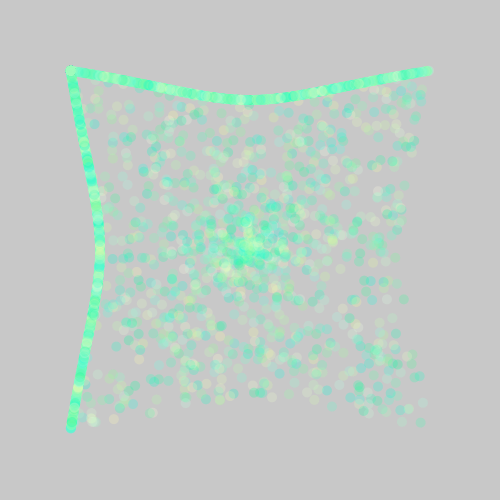
Frame 1 (no input)
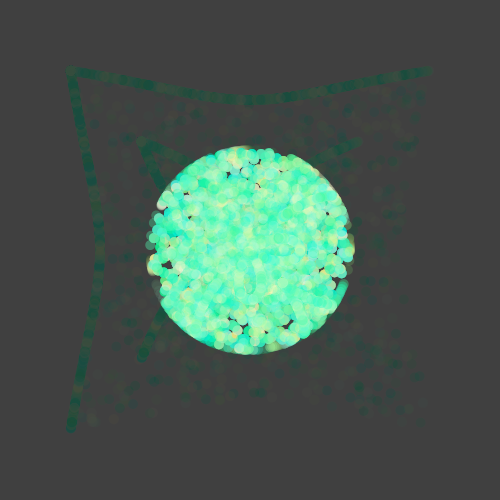
Frame 60 (the mouse pressed at the canvas centre just before this capture)
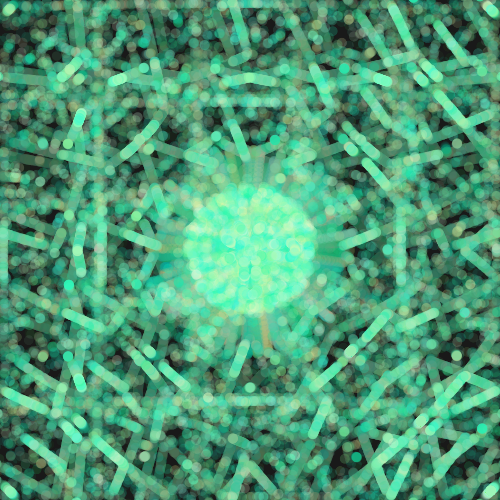
Frame 120 (the mouse held since frame 60 and released just before this capture)

The Processing sketch that drew these frames (run headless with seeded random() and noise(); from frame 60 on, the mouse is pressed at the canvas centre):

// Processing sketch: processing_86869
// ── processing_86869.pde

Follow[] me;
boolean m = true;
int stage = 0;
int number = 5000;
 
void setup() {
  size(500, 500);
  smooth();
  noStroke();
 
  me = new Follow[number];
 
  for (int i=0; i<number; i++)
  {
    me[i] = new Follow();
    me[i].pos.x = random(1000);
    me[i].pos.y = random(1000);
    me[i].d = 10;
    me[i].r = (int) random(255);
    me[i].g = (int)random(250,230);
    me[i].b = (int) random(150,230);
    me[i].al = 60;
  }
}
 
void draw() {
  fill(0,5);
  rect(0,0,width,height);
  for (int i=0; i<me.length; i++)
  {
    //me[i].update();
    me[i].bound();
    me[i].move();
    me[i].show();
  }
}
 
class Follow
{
  int d;
  int r, g, b, al;
  //
  PVector pos;
  PVector v;
  PVector acc;
  float ts;
 
  Follow() {
    pos = new PVector(random(width), random(height));
    v = new PVector(0, 0);
    ts = 100;
  }
 
  void show()
  {
    //println(v);
    //println(pos);
    fill(r, g, b, al);
    ellipse(pos.x, pos.y, d, d);
  }
 
  void update3() {
    v = new PVector(0, 0);
  }
 
  void update2() {
    PVector screen = new PVector(width/2, height/2);
    PVector dir = PVector.sub(screen, pos); 
    dir.normalize();    
    dir.mult(100);      
    acc = dir; 
    v.add(acc);
    v.limit(ts);
    pos.add(v);
  }
 
  void update() {
    PVector mouse = new PVector(mouseX, mouseY);
    PVector dir = PVector.sub(mouse, pos); 
    dir.normalize();    
    dir.mult(0.5);      
    acc = dir; 
    v.add(acc);
    v.limit(ts);
    pos.add(v);
  }
 
  void move()
  {
    if (m) {
      //pos.x += 2 * v;
      //pos.y += 2 * v;
      update2();
    }
    if (mousePressed) {
      m = false;
      update();
    }
    else {
      m = true;
    }
  }
 
  void bound() {
    if (pos.x>width) {
      pos.x = 0;
      if (mousePressed ==false){
      v = new PVector(0, 0);
      }
    }
    if (pos.x<0) {
      pos.x = width;
      if (mousePressed ==false){
      v = new PVector(0, 0);
      }
    }
    if (pos.y>height) {
      pos.y=0;
      if (mousePressed ==false){
      v = new PVector(0, 0);
      }
    }
    if (pos.y<0) {
      pos.y=height;
      if (mousePressed ==false){
      v = new PVector(0, 0);
      }
    }
  }
}
 
void mouseReleased() {
  for (int i=0; i<number; i++)
  {
    me[i].update3();
    me[i].pos = new PVector(random(width), random(height));
  }
}
